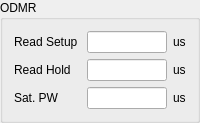
       <widget class="QGroupBox" name="groupBox6_2">
        <property name="title">
         <string>ODMR</string>
        </property>
        <layout class="QGridLayout" name="_2">
         <item row="2" column="0">
          <layout class="QHBoxLayout" name="_7">
           <item>
            <widget class="QLabel" name="textLabel_qsw_2_5">
             <property name="sizePolicy">
              <sizepolicy hsizetype="Preferred" vsizetype="Fixed">
               <horstretch>0</horstretch>
               <verstretch>0</verstretch>
              </sizepolicy>
             </property>
             <property name="text">
              <string>Sat. PW</string>
             </property>
             <property name="wordWrap">
              <bool>false</bool>
             </property>
            </widget>
           </item>
           <item>
            <layout class="QHBoxLayout" name="_8">
             <item>
              <widget class="QLineEdit" name="m_edODMRSaturationTime">
               <property name="sizePolicy">
                <sizepolicy hsizetype="Preferred" vsizetype="Fixed">
                 <horstretch>0</horstretch>
                 <verstretch>0</verstretch>
                </sizepolicy>
               </property>
               <property name="maximumSize">
                <size>
                 <width>80</width>
                 <height>32767</height>
                </size>
               </property>
              </widget>
             </item>
             <item>
              <widget class="QLabel" name="textLabel_qsw_2_2_3">
               <property name="sizePolicy">
                <sizepolicy hsizetype="Fixed" vsizetype="Fixed">
                 <horstretch>0</horstretch>
                 <verstretch>0</verstretch>
                </sizepolicy>
               </property>
               <property name="text">
                <string>us</string>
               </property>
               <property name="wordWrap">
                <bool>false</bool>
               </property>
              </widget>
             </item>
            </layout>
           </item>
          </layout>
         </item>
         <item row="1" column="0">
          <layout class="QHBoxLayout" name="_5">
           <item>
            <widget class="QLabel" name="textLabel_qsw_4">
             <property name="sizePolicy">
              <sizepolicy hsizetype="Preferred" vsizetype="Fixed">
               <horstretch>0</horstretch>
               <verstretch>0</verstretch>
              </sizepolicy>
             </property>
             <property name="text">
              <string>Read Hold</string>
             </property>
             <property name="wordWrap">
              <bool>false</bool>
             </property>
            </widget>
           </item>
           <item>
            <layout class="QHBoxLayout" name="_6">
             <item>
              <widget class="QLineEdit" name="m_edODMRReadPulseHoldTime">
               <property name="sizePolicy">
                <sizepolicy hsizetype="Preferred" vsizetype="Fixed">
                 <horstretch>0</horstretch>
                 <verstretch>0</verstretch>
                </sizepolicy>
               </property>
               <property name="maximumSize">
                <size>
                 <width>80</width>
                 <height>32767</height>
                </size>
               </property>
              </widget>
             </item>
             <item>
              <widget class="QLabel" name="textLabel_qsw_2_4">
               <property name="sizePolicy">
                <sizepolicy hsizetype="Fixed" vsizetype="Fixed">
                 <horstretch>0</horstretch>
                 <verstretch>0</verstretch>
                </sizepolicy>
               </property>
               <property name="text">
                <string>us</string>
               </property>
               <property name="wordWrap">
                <bool>false</bool>
               </property>
              </widget>
             </item>
            </layout>
           </item>
          </layout>
         </item>
         <item row="0" column="0">
          <layout class="QHBoxLayout" name="_3">
           <item>
            <widget class="QLabel" name="textLabel_qsw_3">
             <property name="sizePolicy">
              <sizepolicy hsizetype="Preferred" vsizetype="Fixed">
               <horstretch>0</horstretch>
               <verstretch>0</verstretch>
              </sizepolicy>
             </property>
             <property name="text">
              <string>Read Setup</string>
             </property>
             <property name="wordWrap">
              <bool>false</bool>
             </property>
            </widget>
           </item>
           <item>
            <layout class="QHBoxLayout" name="_4">
             <item>
              <widget class="QLineEdit" name="m_edODMRReadPulseSetupTime">
               <property name="sizePolicy">
                <sizepolicy hsizetype="Preferred" vsizetype="Fixed">
                 <horstretch>0</horstretch>
                 <verstretch>0</verstretch>
                </sizepolicy>
               </property>
               <property name="maximumSize">
                <size>
                 <width>80</width>
                 <height>32767</height>
                </size>
               </property>
              </widget>
             </item>
             <item>
              <widget class="QLabel" name="textLabel_qsw_1_3">
               <property name="sizePolicy">
                <sizepolicy hsizetype="Fixed" vsizetype="Fixed">
                 <horstretch>0</horstretch>
                 <verstretch>0</verstretch>
                </sizepolicy>
               </property>
               <property name="text">
                <string>us</string>
               </property>
               <property name="wordWrap">
                <bool>false</bool>
               </property>
              </widget>
             </item>
            </layout>
           </item>
          </layout>
         </item>
        </layout>
       </widget>
